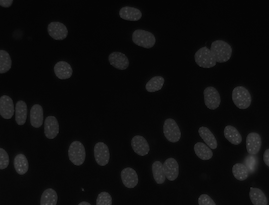
#> input picture A1/Q6.png, 269 x 205 px
$ python connected_component_labeling.py
#> lines starting #> are read from the running program, lines starting #| are printed output that depends on the picture; after the words box and inside, x2 and y2 are one past the last pixel; in counts of white or black regions, pixels touching at a corner belong together
#> in main, image is the input picture: shape (205, 269) float32; min 0.0118, max 0.341, mean 0.0489
import numpy as np

import math

import queue

from matplotlib import pyplot as plt
import matplotlib.image as mpimg
from mpl_toolkits.mplot3d import Axes3D


def autoThreshold(image):
    """
    Get the one-channel image and calculate the threshold by this algorithm then output the
    binary image.

    Input:
    image: the image we need to binary

    Output:
    An one-channel binary image with all pixel values equal to 0 and 255
    """
    rows, cols = image.shape
#> rows = 205; cols = 269
    currTau = np.sum(image) / (rows * cols)
#> currTau = 0.0489
    prevTau = -1
    edges = []
    output = np.zeros((rows, cols))
    while prevTau == -1 or abs(currTau - prevTau) > 1e-8:
        output = np.zeros((rows, cols))
        Lval = []
        Hval = []
        for i in range(rows):
            for j in range(cols):
                if image[i][j] < currTau:
                    Lval.append(image[i][j])
                    output[i][j] = 0
                else:
                    Hval.append(image[i][j])
                    output[i][j] = 255
        prevTau = currTau
        currTau = (sum(Hval)/len(Hval) + sum(Lval)/len(Lval)) / 2
#> this loop made 4 passes
#> (prevTau, currTau) on passes 1 to 4: (0.0489, 0.0871), (0.0871, 0.0947), (0.0947, 0.0953), (0.0953, 0.0953)
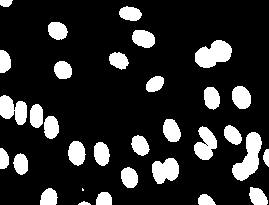
#> output: shape (205, 269) float64; 16.7% white; 32 white regions (1 under 20 px), largest, box (x1, y1, x2, y2) and area: (232, 132, 262, 181) 767, (195, 40, 232, 68) 702, (0, 95, 27, 125) 535

    return output


def connected_component_labeling(image):
    """
    Given a binary image and labeling the connected-components in the image.

    Input:
    image: a binary image needed to be labeled.
    Output:
    A tuple: labelled_image, num_components
    labelled_image: the image after labelling, each components with a unique color.
    num_components: number of connected-components in this image.
    """

    # define some constants at the beginning.
    BACKGROUND = 0
    FOREGROUND = 255

    rows, cols = image.shape
#> rows = 205; cols = 269
    currLabel = 1
    labelledImage = np.zeros_like(image)
    for i in range(rows):
        for j in range(cols):
            # background or has been labelled before
            if image[i][j] == BACKGROUND or labelledImage[i][j] != 0:
                continue

            # Reference Document for Queue in python: https://docs.python.org/3/library/queue.html
            # current pixel is foreground pixel
            q = queue.Queue()
            labelledImage[i][j] = currLabel
            q.put( (i, j) )
            while not q.empty():
                x, y = q.get()

                # consider the surrounding 8 pixels
                for dx in range(-1, 2):
                    for dy in range(-1, 2):
                        # if it equals to itself then don't need to consider
                        if dx == 0 and dy == 0:
                            continue
                        currx = x + dx
                        curry = y + dy
                        # in the image and it is foreground pixel and hasn't been labelled yet.
                        if 0 <= currx and currx < rows and 0 <= curry and curry < cols:
                            if image[currx][curry] == FOREGROUND and labelledImage[currx][curry] == 0:
                                labelledImage[currx][curry] = currLabel
                                q.put( (currx, curry) )

            currLabel += 1
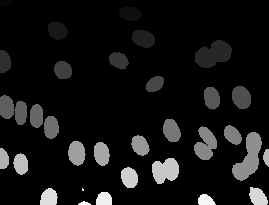
#> labelledImage: shape (205, 269) float64; min 0, max 32, mean 2.5; drawn with min black and max white
#> after the loop, currLabel = 33

    # I need to minus one to find the number since there for currLabel plus 1 at the last iteration.
    return labelledImage, currLabel-1


def main():
    """main function"""
    image = mpimg.imread('../Q6.png')
    plt.title('Original Image')
    plt.imshow(image, cmap='gray')
    plt.show()

    binaryImage = autoThreshold(image)
    cclImage, numLabel = connected_component_labeling(binaryImage)
#> numLabel = 32
    print("Number of cells counted in the image is {}.".format(numLabel))
#| Number of cells counted in the image is 32.
    plt.title("Labeled Image")
    plt.imshow(cclImage)
    plt.show()


if __name__ == "__main__":
    main()
